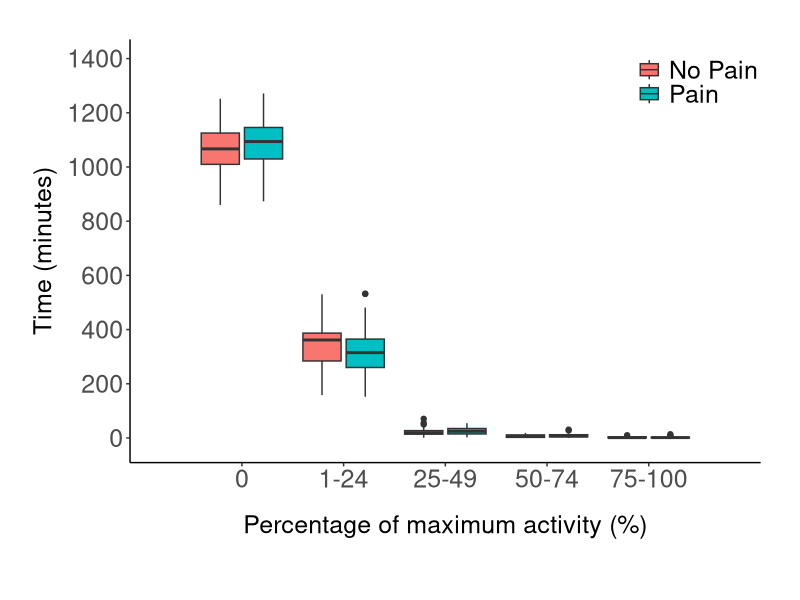

Reproduce this figure in R.
library(dplyr)
library(tidyr)
library(ggplot2)
library(ggthemes)
library(scales)
library(grid)
q0<-tbl_df(read.csv('time.active.zero.csv', header=T))
q1<-tbl_df(read.csv('time.active.1q.csv', header=T))
q2<-tbl_df(read.csv('time.active.2q.csv', header=T))
q3<-tbl_df(read.csv('time.active.3q.csv', header=T))
q4<-tbl_df(read.csv('time.active.4q.csv', header=T))
quart<-tbl_df(data.frame(quartile=rep(c('q0', 'q1', 'q2', 'q3', 'q4'), each=68)))
quart<-quart[-c(205, 206), ] # Remove 2 from q3

plot.data<-q0 %>%
    bind_rows(q1,q2,q3,q4) %>%
    select(id,pain,minutes.per.day) %>%
    bind_cols(quart) %>%
    select(quartile, pain, minutes.per.day)
str(plot.data)

pdf('activity.plot.pdf', paper='a4r', width=10, height=9)
gg<-ggplot(data=plot.data, aes(x=quartile, y=minutes.per.day, fill=pain)) +
    geom_boxplot(position=position_dodge(0.85)) + # set to dodge and line thickness
    scale_x_discrete(labels=c("0", "1-24", "25-49", "50-74", "75-100")) +
    coord_cartesian(ylim=c(-20, 1400), xlim=c(0.5,5.5)) +
    scale_y_continuous(breaks=c(0, 200, 400, 600,800,1000,1200, 1400)) +
    labs(y="Time (minutes)", x="Percentage of maximum activity (%)") +
    theme_classic() +
    scale_fill_hue(labels = c("No Pain", "Pain")) +
    theme(axis.text=element_text(size=18),
          axis.title.y=element_text(size=18, vjust=2),
          axis.title.x=element_text(size=18, vjust=-2),
          legend.title=element_blank(),
          legend.text=element_text(size=18),
          legend.position = c(0.9, 0.9),
          plot.margin=unit(c(1,1,2,1), "cm"))
gg
dev.off()
